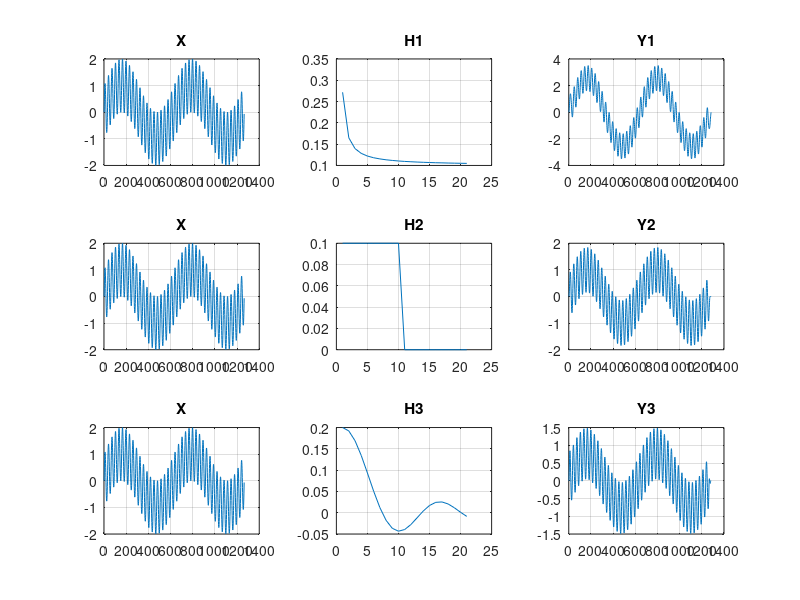

The MATLAB script that drew this image:
t = 0 : 1 / (2 * pi * 16) : 4 * pi;
x = sin(t) + sin(20 * t);
h1 = [0.2718 0.1649 0.1396 0.1284 0.1221 0.1181 0.1154 0.1133 0.1118...
    0.1105 0.1095 0.1087 0.1080 0.1074 0.1069 0.1064 0.1061 0.1057...
    0.1054 0.1051 0.1049];
h2 = [0.1 0.1 0.1 0.1 0.1 0.1 0.1 0.1 0.1 0.1 0 0 0 0 0 0 0 0 0 0 0];
h3 = [0.2000 0.1920 0.1691 0.1345 0.0932 0.0506 0.0121 -0.0178 -0.0366...
    -0.0434 -0.0395 -0.0278 -0.0119 0.0041 0.0170 0.0243 0.0253 0.0205...
    0.0116 0.0010 -0.0087];
N = size(x, 2);

%Signal h1
M1 = size(h1, 2);
y1 = zeros(1, N + M1 - 1);
for k = 1 : N + M1 - 1
    for i = max(1, k + 1 - N) : 1 : min(k, M1);
       y1(k) = y1(k) + (h1(i) * x(k - i + 1)); 
    end 
end
subplot(3, 3, 1);
plot(x);
grid on
title('X');
subplot(3, 3, 2);
plot(h1);
grid on
title('H1');
subplot(3, 3, 3);
plot(y1);
grid on
title('Y1');

% Signal h2
M2 = size(h2, 2);
y2 = zeros(1, N + M2 - 1);
for k = 1 : N + M2 - 1
    for i = max(1, k + 1 - N) : 1 : min(k, M2);
       y2(k) = y2(k) + (h2(i) * x(k - i + 1)); 
    end 
end
subplot(3, 3, 4);
plot(x);
grid on
title('X');
subplot(3, 3, 5);
plot(h2);
grid on
title('H2');
subplot(3, 3, 6);
plot(y2);
grid on
title('Y2');

% Signal h3
M3 = size(h3, 2);
y3 = zeros(1, N + M3 - 1);
for k = 1 : N + M3 - 1
    for i = max(1, k + 1 - N) : 1 : min(k, M3);
       y3(k) = y3(k) + (h3(i) * x(k - i + 1)); 
    end 
end
subplot(3, 3, 7);
plot(x);
grid on
title('X');
subplot(3, 3, 8);
plot(h3);
grid on
title('H3');
subplot(3, 3, 9);
plot(y3);
grid on
title('Y3');
